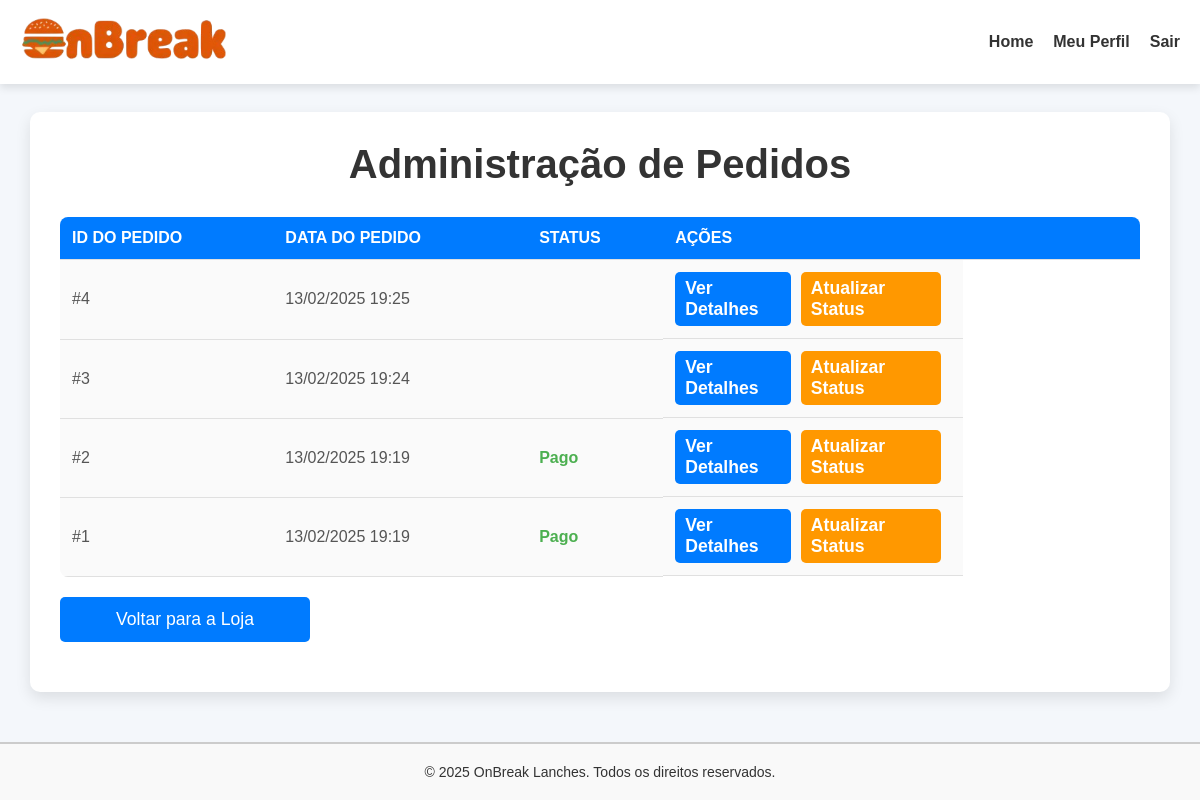
The app's page /admin/admin_pedidos.php with its own data.
### tables this page shows
CREATE TABLE `pedidos` (
  `id` int(11) NOT NULL,
  `data_pedido` datetime DEFAULT NULL,
  `status` enum('pendente','pago','cancelado') NOT NULL,
  `nome_cliente` varchar(255) NOT NULL,
  `telefone` varchar(20) NOT NULL,
  `total` decimal(10,2) NOT NULL,
  `horario` time NOT NULL,
  `pagamento` varchar(50) NOT NULL
);

### admin/admin_pedidos.php (the view, shortened to what this page needs)
<?php
include("../includes/conexao.php");
include("header.php");
$stmt = $pdo->prepare("SELECT * FROM pedidos ORDER BY data_pedido DESC");
$stmt->execute();
$pedidos = $stmt->fetchAll();
?>
<!DOCTYPE html>
<html lang="pt-BR">
<head>
</head>
<body>
    <br><br><br><br>
    <div class="container">
        <h1>Administração de Pedidos</h1>
        <?php if (empty($pedidos)): ?>
            <p class="empty-message">Não há pedidos registrados no momento.</p>
        <?php else: ?>
            <table>
                <thead>
                    <tr>
                        <th>ID do Pedido</th>
                        <th>Data do Pedido</th>
                        <th>Status</th>
                        <th>Ações</th>
                    </tr>
                </thead>
                <tbody>
                    <?php foreach ($pedidos as $pedido): ?>
                        <tr>
                            <td>#<?php echo $pedido['id']; ?></td>
                            <td><?php echo date('d/m/Y H:i', strtotime($pedido['data_pedido'])); ?></td>
                            <td class="status <?php echo strtolower($pedido['status']); ?>">
                                <?php echo ucfirst($pedido['status']); ?>
                            </td>
                            <td class="actions">
                                <a href="detalhes_pedido.php?id=<?php echo $pedido['id']; ?>" class="ver-detalhes">Ver Detalhes</a>
                                <a href="atualizar_status.php?id=<?php echo $pedido['id']; ?>" class="atualizar-status">Atualizar Status</a>
                            </td>
                        </tr>
                    <?php endforeach; ?>
                </tbody>
            </table>
        <?php endif; ?>
        <a href="index.php">
            <button>Voltar para a Loja</button>
        </a>
    </div>
    <?php include("footer.php"); ?>
</body>
</html>

### admin/header.php (style rules this page uses)
* { margin: 0; padding: 0; box-sizing: border-box; }
body { font-family: 'Poppins', sans-serif; background-color: #f9f9f9; color: #333; }

### admin/admin_pedidos.php (style rules this page uses)
body { font-family: 'Segoe UI', Tahoma, Geneva, Verdana, sans-serif; margin: 0; padding: 0; background-color: #f4f7fb; }
.container { width: 95%; max-width: 1200px; margin: 40px auto; padding: 30px; background-color: #ffffff; border-radius: 10px; box-shadow: 0 6px 15px rgba(0, 0, 0, 0.1); overflow: hidden; }
h1 { text-align: center; font-size: 2.5em; color: #333; margin-bottom: 30px; font-weight: 600; }
table { width: 100%; border-collapse: collapse; margin-top: 20px; border-radius: 8px; overflow: hidden; }
th, td { padding: 12px; text-align: left; border-bottom: 1px solid #e0e0e0; }
th { background-color: #007bff; color: white; font-weight: bold; text-transform: uppercase; }
td { background-color: #fafafa; font-size: 1em; color: #555; }
.status { color: #333; font-weight: bold; text-transform: capitalize; }
.status.pago { color: #4caf50; }
.actions a { text-decoration: none; font-weight: bold; font-size: 1.1em; transition: color 0.3s ease; padding: 6px 10px; border-radius: 5px; margin-right: 10px; }
.actions a.ver-detalhes { background-color: #007bff; color: white; }
.actions a.atualizar-status { background-color: #ff9800; color: white; }
button { background-color: #007bff; color: white; padding: 12px 30px; font-size: 1.1em; border: none; border-radius: 5px; cursor: pointer; width: 100%; max-width: 250px; margin: 20px auto; transition: background-color 0.3s ease; }
.actions { display: flex; justify-content: space-between; width: 300px; }

### admin/footer.php (style rules this page uses)
html, body { height: 100%; margin: 0; font-family: Arial, sans-serif; }

### records on screen
pedidos: id "4", data_pedido "13/02/2025 19:25"
pedidos: id "3", data_pedido "13/02/2025 19:24"
pedidos: id "2", data_pedido "13/02/2025 19:19", status "Pago"
pedidos: id "1", data_pedido "13/02/2025 19:19", status "Pago"
